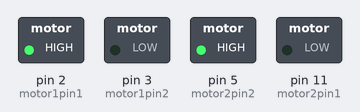
Recording of a sketch running on a simulated Arduino Uno, built with avr-gcc and run on an emulated ATmega328P. Parts: switched loads named in the sketch (green lamp = pin HIGH).

Above: at 0.1 s.
Timing chart, 0 to 40.0 s (numbered marks = the images above):
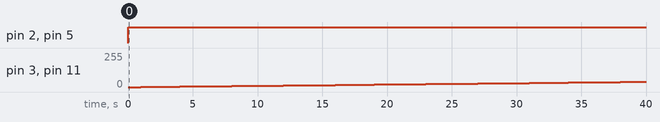

Measured:
- by itself, pin 2 (motor1pin1), pin 5 (motor2pin2): LOW → HIGH at 0.00 s
- by itself, pin 3 (motor1pin2), pin 11 (motor2pin1): moves from 0/255 to 39/255 over 38.0 s

The sketch:

motor.ino
```cpp
// https://circuitmagic.com/arduino/how-to-control-dc-motor-with-l298n-driver-and-arduino/
int motor1pin1 = 2;
int motor1pin2 = 3;

int motor2pin1 = 11;
int motor2pin2 = 5;

void setup() {
  // put your setup code here, to run once:
  pinMode(motor1pin1, OUTPUT);
  pinMode(motor1pin2, OUTPUT);
  pinMode(motor2pin1, OUTPUT);
  pinMode(motor2pin2, OUTPUT);
}

void loop() {
  // put your main code here, to run repeatedly:
  for (int i =0; i<256; i++){
  digitalWrite(motor1pin1, HIGH);
  analogWrite(motor1pin2, i);

  digitalWrite(motor2pin2, HIGH);
  analogWrite(motor2pin1, i);
  delay(1000);
  }
 for (int i =0; i<256; i++){
  digitalWrite(motor1pin1, LOW);
  analogWrite(motor1pin2, (256-i));

  digitalWrite(motor2pin1, LOW);
  analogWrite(motor2pin2, (256-i));
  delay(1000);
  }
}
```
